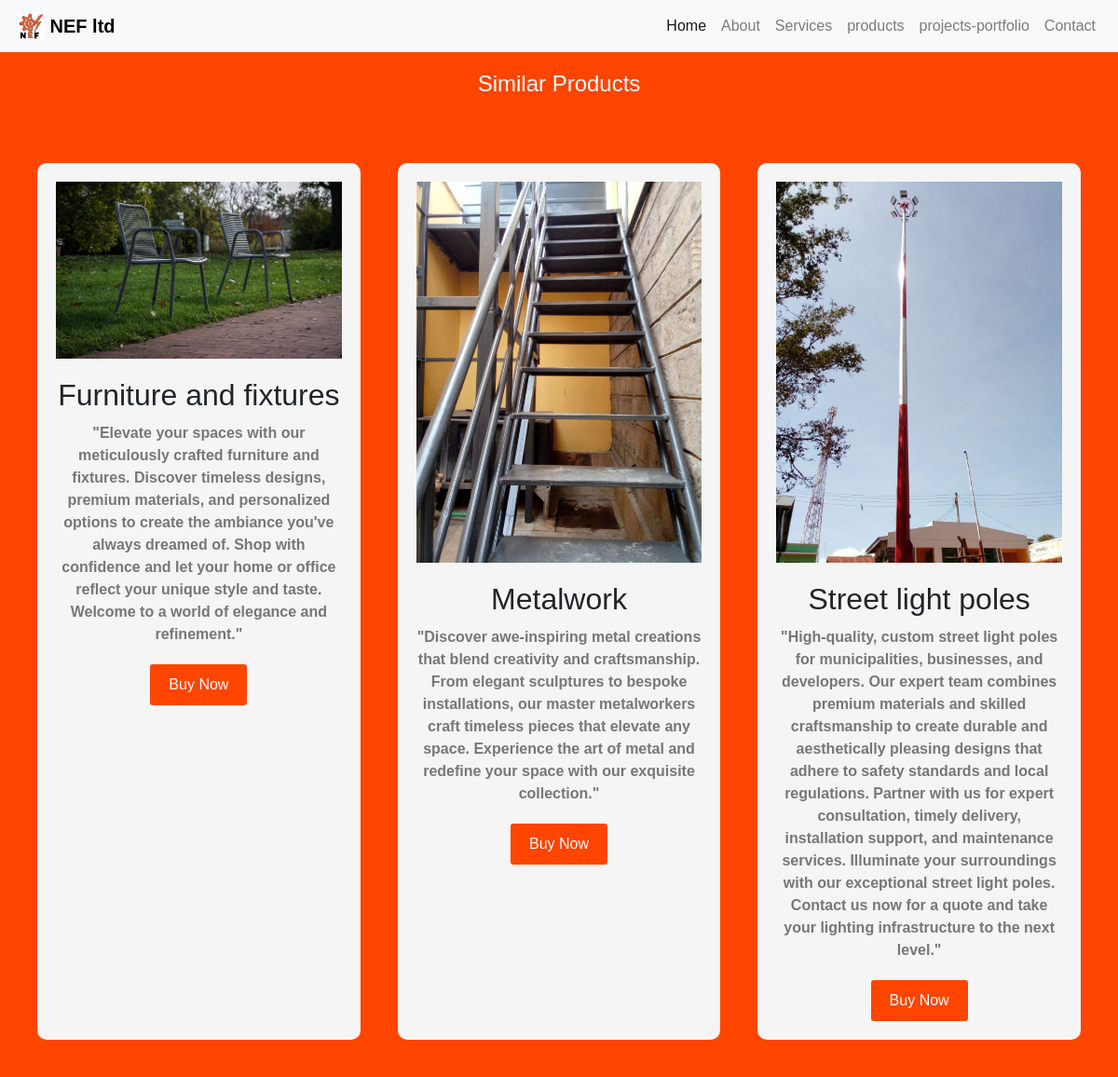
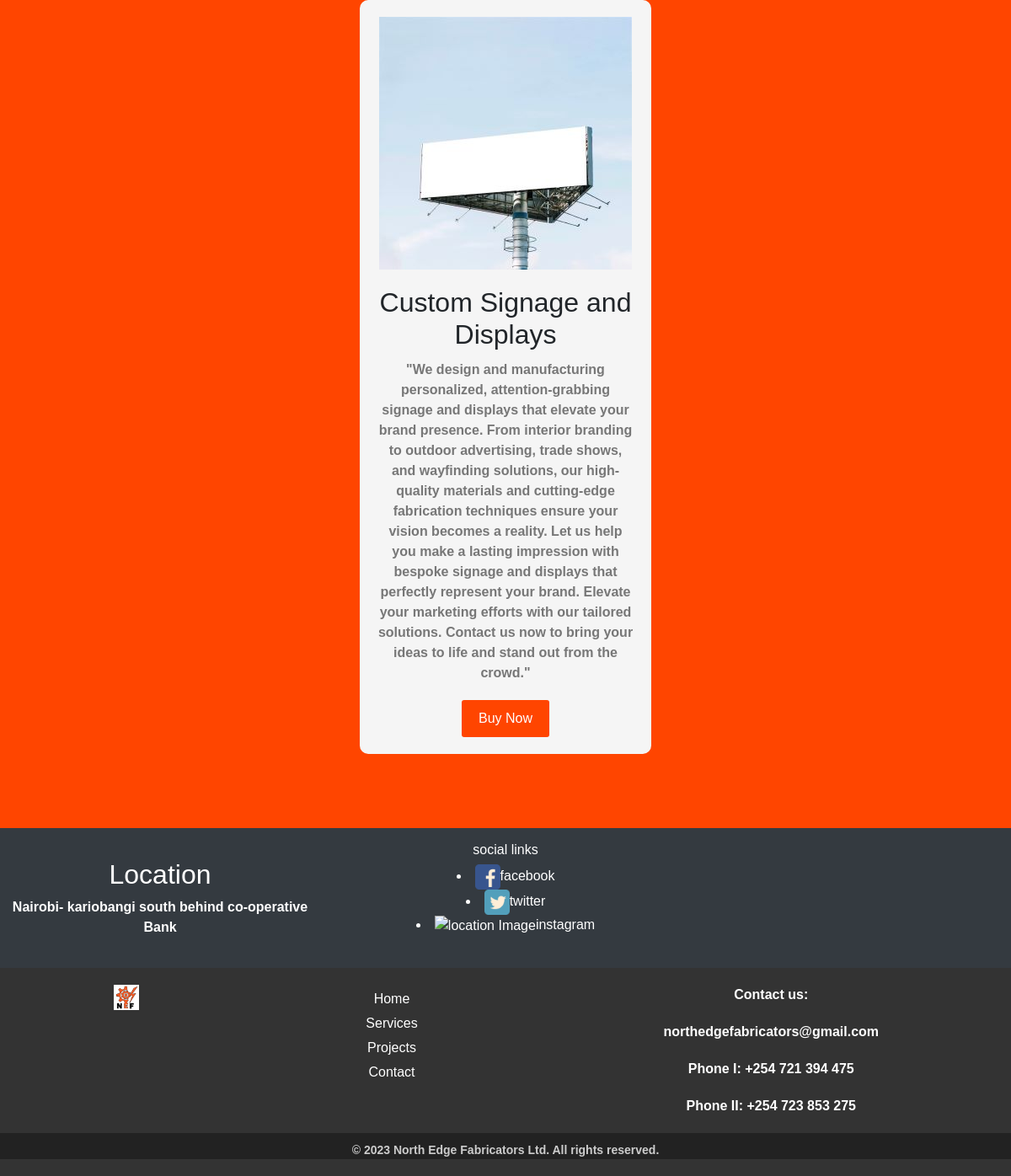
Screenshot of /products/ with the database file from the repository (2 pictures, top to bottom).
### homeapp/models.py (models this page shows, shortened)
class Product(models.Model):
    name = models.CharField(max_length=100)
    description = models.TextField()
    product_image = models.ImageField(upload_to='products_images/', default='default_image.jpg')

### homeapp/views.py (the view)
# urls.py: path("products/", views.products_view, name='products'),
def products_view(request):
    products=Product.objects.all()
    template = loader.get_template('homeapp/products.html')
    context = {'products':products}
    return HttpResponse(template.render(context, request))

### homeapp/templates/homeapp/products.html (shortened to what this page needs)
{% extends 'homeapp/base.html' %}
{% load static %}
{% block content %}
    <header>
        <h1>Similar Products</h1>
    </header>
    <section class="products-container">
        {% for product in products %}
            <div class="product">
                <img src="{{product.product_image.url}}" alt="Product 1">
                <h2>{{product.name}}</h2>
                <p>{{product.description}}</p>
                <button>Buy Now</button>
            </div>
        {% endfor %}
    </section>
{% endblock %}

### homeapp/static/homeapp/css/main_style.css (style rules this page uses)
body { font-family: Arial, sans-serif; margin: 0; padding: 0; scroll-behavior: smooth; background-color: orangered; }
p { color: white; font-weight: 700; }
h1 { font-size: 24px; margin-bottom: 10px; }
p { font-size: 16px; margin-bottom: 20px; }
img { max-width: 100%; height: auto; }

### homeapp/static/homeapp/css/service.css (style rules this page uses)
header { background-color: orangered; color: white; text-align: center; padding: 20px; }

### homeapp/static/homeapp/css/products.css (style rules this page uses)
header { background-color: orangered; color: white; text-align: center; padding: 20px; }
.products-container { display: flex; flex-wrap: wrap; justify-content: center; padding: 20px; }
.product { background-color: #f5f5f5; border-radius: 10px; padding: 20px; margin: 20px; width: calc(33.33% - 40px); box-sizing: border-box; text-align: center; }
.product img { max-width: 100%; height: auto; margin-bottom: 10px; }
.product h2 { margin: 10px 0; }
.product p { color: #777; }
.product button { background-color: orangered; color: white; border: none; padding: 10px 20px; border-radius: 3px; cursor: pointer; }

### homeapp/static/homeapp/css/project.css (style rules this page uses)
header { background-color: orangered; color: white; text-align: center; padding: 20px; }

### rows the page displays
Product: product_image (picture), name "Furniture and fixtures", description "\"Elevate your spaces with our meticulously crafted furniture and fixtures. Discover timeless designs, premium materials, and personalized options to create the ambiance you've always dreamed of. Shop with confidence and let your home or office reflect your unique style and taste. Welcome to a world of elegance and refinement.\""
Product: product_image (picture), name "Metalwork", description "\"Discover awe-inspiring metal creations that blend creativity and craftsmanship. From elegant sculptures to bespoke installations, our master metalworkers craft timeless pieces that elevate any space. Experience the art of metal and redefine your space with our exquisite collection.\""
Product: product_image (picture), name "Street light poles", description "\"High-quality, custom street light poles for municipalities, businesses, and developers. Our expert team combines premium materials and skilled craftsmanship to create durable and aesthetically pleasing designs that adhere to safety standards and local regulations. Partner with us for expert consultation, timely delivery, installation support, and maintenance services. Illuminate your surroundings with our exceptional street light poles. Contact us now for a quote and take your lighting infrastructure to the next level.\""
Product: product_image (picture), name "Custom Signage and Displays", description "\"We design and manufacturing personalized, attention-grabbing signage and displays that elevate your brand presence. From interior branding to outdoor advertising, trade shows, and wayfinding solutions, our high-quality materials and cutting-edge fabrication techniques ensure your vision becomes a reality. Let us help you make a lasting impression with bespoke signage and displays that perfectly represent your brand. Elevate your marketing efforts with our tailored solutions. Contact us now to bring your ideas to life and stand out from the crowd.\""
